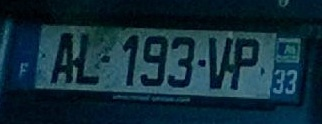
#> input picture AL193VP.jpg, 322 x 124 px; its folder holds only this picture in this run
$ python -i neural_network_aux.py   (imports and definitions only)
#> lines starting #> are read from the running program, lines starting #| are printed output that depends on the picture; after the words box and inside, x2 and y2 are one past the last pixel; in counts of white or black regions, pixels touching at a corner belong together
import os
import numpy as np
import cv2
import random

import aux
from neural_model.neural_network import res
# import matplotlib.pyplot as plt


def process_image(image):

    median = cv2.medianBlur(image, 3)

    # Aplicar Otsu
    _, binary = cv2.threshold(median, 0, 255, cv2.THRESH_BINARY + cv2.THRESH_OTSU)

    # Esto no es muy eficiente pero funciona
    binary = cv2.bitwise_not(binary)
    char = aux.normalize(binary)
    char = cv2.bitwise_not(char)

    return char


# [70 lines that did not run here, left out]

>>> import cv2
>>> picture = cv2.imread('../AL193VP.jpg', cv2.IMREAD_GRAYSCALE)
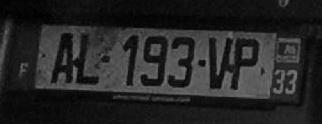
#> picture: shape (124, 322); min 0, max 124, mean 37.1
>>> result = process_image(picture)
#> in process_image, `_, binary = cv2.threshold(median, 0, 255, cv2.THRESH_BINARY + cv2.THRE..`:
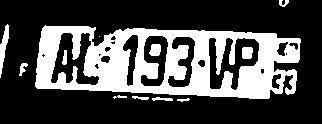
#> binary: shape (124, 322); 29.9% white; 12 white regions (1 under 20 px), largest, box (x1, y1, x2, y2) and area: (35, 25, 301, 99) 11150, (0, 24, 9, 78) 225, (242, 47, 253, 59) 122
#> (the run stopped early here; a loop or call above may not have finished)

$ run again, on 1033IR.png
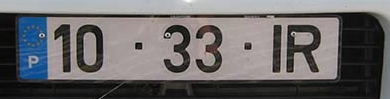
#> input picture 1033IR.png, 390 x 99 px
#> `picture = cv2.imread('../AL193VP.jpg', cv2.IMREAD_GRAYSCALE)`:
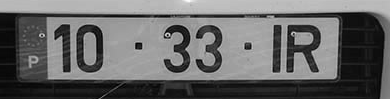
#> picture: shape (99, 390); min 0, max 252, mean 102
#> in process_image, `_, binary = cv2.threshold(median, 0, 255, cv2.THRESH_BINARY + cv2.THRE..`:
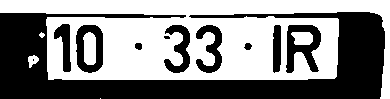
#> binary: shape (99, 390); 52.8% white; 11 black regions (2 under 20 px), largest, box (x1, y1, x2, y2) and area: (0, 12, 385, 99) 14394, (286, 25, 321, 73) 917, (76, 25, 103, 73) 778
